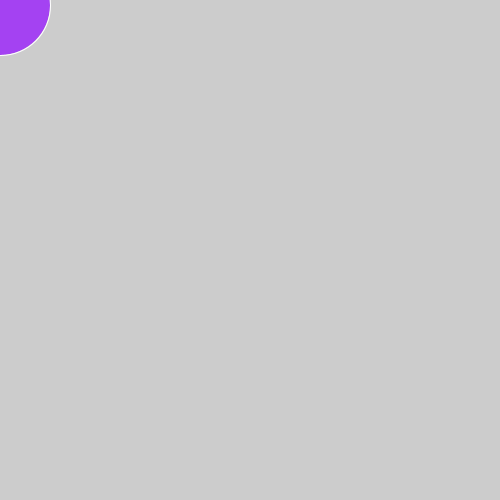
Frame 1 (no input)
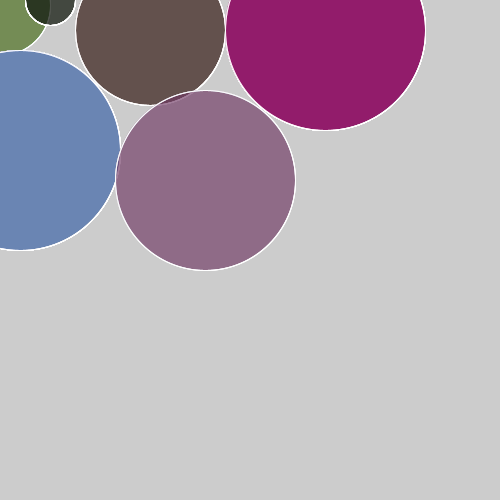
Frame 60 (the mouse pressed at the canvas centre just before this capture)
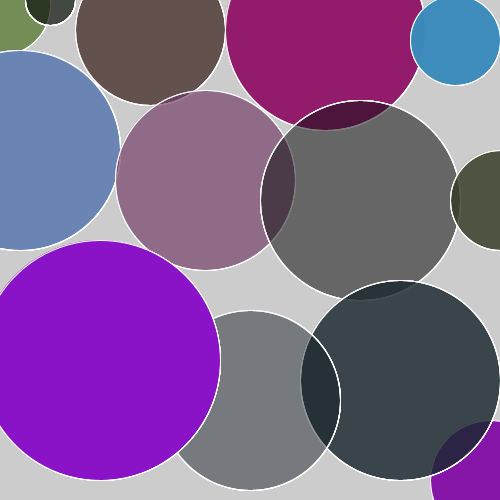
Frame 120 (the mouse held since frame 60 and released just before this capture)

The Processing sketch that drew these frames (run headless with seeded random() and noise(); from frame 60 on, the mouse is pressed at the canvas centre):

// Processing sketch: processing_92440
// ── processing_92440.pde

int myState = 1 ;
int counter;

void setup(){
  size(500,500);
  frameRate(6);
  counter = 2*1;
  stroke(255);

}

void draw(){ 
  switch (myState){

    case 1: 
    fill(random(255),random(255), random(255));
    ellipse(0,5,100, 100);
    counter--;
    if (counter < 0){
      myState++;
      counter =5*3;
    }
    break;
    
    case 2:
    fill(random(50), random (50), random (50), random(50));
    ellipse(50, 0, 50, 50);
    counter--;
    if(counter < 0) {
      myState++;
      counter=5*3;
    }
    break;
    
     case 3:
     fill(random(250), random (250), random (250), random(250));
    ellipse(20,150,200,200);
     counter--;
    if(counter < 0) {
      myState++;
      counter=5*1;
    }
    break;
    
    case 4:
    fill(random(100), random (100), random (100), random(100));
    ellipse(150,30,150,150);
     counter--;
    if(counter < 0) {
      myState++;
      counter=5*3;
       }
       break;
       
       case 5:
        fill(random(200), random (200), random (200), random(200));
    ellipse(325,30,200,200);
     counter--;
    if(counter < 0) {
      myState++;
      counter=5*1;
    }
    break;
    
    case 6:
        fill(random(155), random (155), random (155), random(155));
    ellipse(205,180,180,180);
     counter--;
    if(counter < 0) {
      myState++;
      counter=5*1;
    }
    break;
    
    case 7:
    fill(random(255), random (255), random (255), random(255));
    ellipse(455,40,90,90);
     counter--;
    if(counter < 0) {
      myState++;
      counter=5*1;
    }
    break;
   
   case 8:
    fill(random(50), random (50), random (50), random(50));
    ellipse(360,200,200,200);
     counter--;
    if(counter < 0) {
      myState++;
      counter=5*1;
    }
    break;
    
    case 9:
    fill(random(200), random (200), random (200), random(200));
    ellipse(490,480,120,120);
     counter--;
    if(counter < 0) {
      myState++;
      counter=5*1;
    }
    break;
    
    case 10:
    fill(random(100), random (100), random (100), random(100));
    ellipse(400,380,200,200);
     counter--;
    if(counter < 0) {
      myState++;
      counter=5*1;
    }
    break;
    
    case 11:
    fill(random(50), random (50), random (50), random(50));
    ellipse(250,400,180,180);
     counter--;
    if(counter < 0) {
      myState++;
      counter=5*1;
    }
    break;
    
    case 12:
    fill(random(250), random (250), random (250), random(250));
    ellipse(100,360,240,240);
     counter--;
    if(counter < 0) {
      myState++;
      counter=5*1;
    }
    break;
    
    case 13:
    fill(random(100), random (100), random (100), random(100));
    ellipse(500,200,100,100);
     counter--;
    if(counter < 0) {
      myState++;
      counter=5*1;
    }
    break;
  }
}
void mousePressed(){
  myState++;
  if (myState > 13){
    myState = 0;
  }
}
